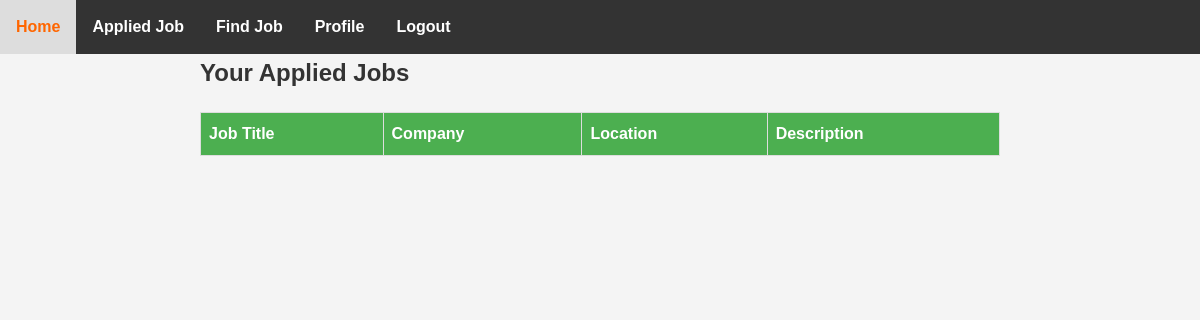
/jobSeekerAppliedJob/ (signed in), run on an earlier commit of the app's database.
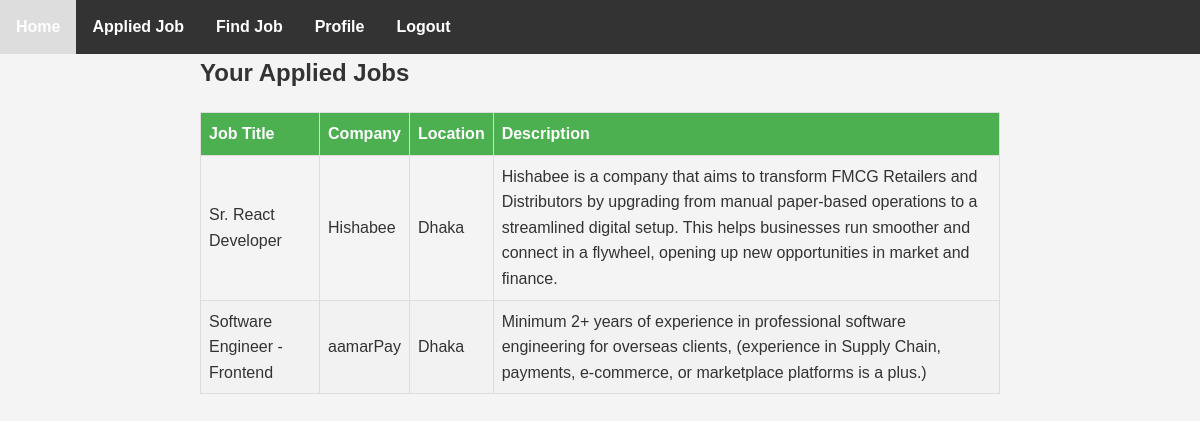
And on a later commit of the database.
### myApp/models.py (models this page shows, shortened)
class ApplyModel(models.Model):
    job = models.ForeignKey(Job_Model, on_delete=models.CASCADE, related_name='applications')
    applicant = models.ForeignKey(Custom_User, on_delete=models.CASCADE)
    applied_at = models.DateTimeField(auto_now_add=True)
    skills = models.CharField(max_length=255, blank=True, null=True)
    resume = models.FileField(upload_to='resumes/', blank=True, null=True)

class Job_Model(models.Model):
    job_title = models.CharField(max_length=255)
    company = models.CharField(max_length=255)
    location = models.CharField(max_length=255)
    description = models.TextField()
    created_at = models.DateTimeField(auto_now_add=True,null=True)
    created_by = models.ForeignKey(Custom_User, on_delete=models.CASCADE)

### myProject/views.py (the view)
# urls.py: path('jobSeekerAppliedJob/',jobSeekerAppliedJob,name='jobSeekerAppliedJob'),
def jobSeekerAppliedJob(request):
    job_seeker=request.user
    applied_job=ApplyModel.objects.filter(applicant=job_seeker)
    context={
        'applied_job':applied_job,
    }
    return render(request, 'JobSeeker/appliedjob.html', context)

### Template/JobSeeker/appliedjob.html (shortened to what this page needs)
{% extends "JobSeeker/dashboard.html" %}
{% block content %}
<div class="container">
  <h2>Your Applied Jobs</h2>
  <table class="applied-jobs-table">
    <thead>
      <tr>
        <th>Job Title</th>
        <th>Company</th>
        <th>Location</th>
        <th>Description</th>
      </tr>
    </thead>
    <tbody>
      {% for applied_job in applied_job %}
        <tr>
          <td>{{ applied_job.job.job_title }}</td>
          <td>{{ applied_job.job.company }}</td>
          <td>{{ applied_job.job.location }}</td>
          <td>{{ applied_job.job.description }}</td>
        </tr>
      {% endfor %}
    </tbody>
  </table>
</div>
{% endblock content %}

What changed in the data, as far as the page shows it:
added ApplyModel: job.job_title "Sr. React Developer", job.company "Hishabee", job.location "Dhaka", job.description "Hishabee is a company that aims to transform FMCG Retailers and Distributors by upgrading from manual paper-based operations to a streamlined digital setup. This helps businesses run smoother and connect in a flywheel, opening up new opportunities in market and finance."
added ApplyModel: job.job_title "Software Engineer - Frontend", job.company "aamarPay", job.location "Dhaka", job.description "Minimum 2+ years of experience in professional software engineering for overseas clients, (experience in Supply Chain, payments, e-commerce, or marketplace platforms is a plus.)"
